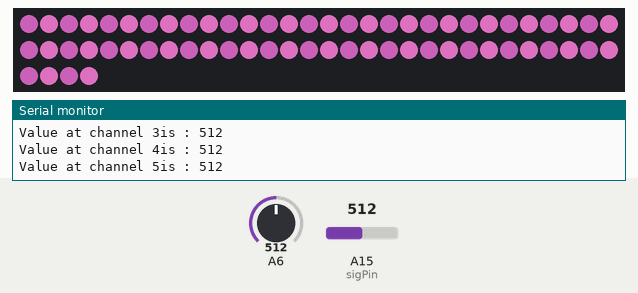
This sketch was run on a simulated Arduino Mega 2560, built with avr-gcc and run on an emulated ATmega2560. On the bench: 64 RGB LEDs in strip order, left to right, continuing on the next row, the last lines printed to the serial monitor. The inputs (shaded band) are chosen by the test bench; at power-on: A15 (sigPin) = 512, A6 = 512. Dim RGB values are drawn brighter than linear.

Above: at 3.9 s.
4.0 s: A15 (sigPin) set to 408
7.0 s: A15 (sigPin) set to 383
At 11.2 s:
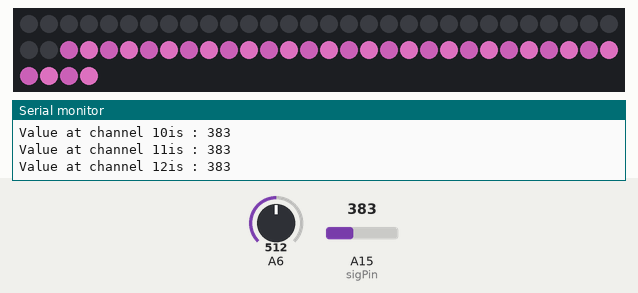
Timing chart, 0 to 12.7 s (numbered marks = the images above; inputs shaded):
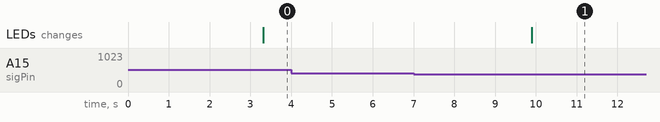

The sketch:

FibreTable.ino
```cpp
// (licence header left out)
//Fibre Optics Table

/*
 * Wiring:
 * SIG to analog pin (edit pinnr in code)
 * s0-s4 digital pins (edit pinnr's in code)
 */


#include <Adafruit_NeoPixel.h>
#define neoPin 6
#define NumPixels 64
Adafruit_NeoPixel pixels(NumPixels, neoPin, NEO_GRB + NEO_KHZ800);

// thresholdvalue for ir analogReadings
const int thresholdIR = 400;

//control pins mux1
int s0 = 14;
int s1 = 13;
int s2 = 12;
int s3 = 2;

//mux2
int ss0 = 18; // set pins(not yet figured out)
int ss1 = 19;
int ss2 = 20;
int ss3 = 21;

//analog pin
int sigPin = 15; // mux1
int sigPin2 = 22; // mux2 (pin not figured out)


void setup(){
  pinMode(s0, OUTPUT);
  pinMode(s1, OUTPUT);
  pinMode(s2, OUTPUT);
  pinMode(s3, OUTPUT);

  pinMode(ss0, OUTPUT);
  pinMode(ss1, OUTPUT);
  pinMode(ss2, OUTPUT);
  pinMode(ss3, OUTPUT);

  digitalWrite(s0, LOW);
  digitalWrite(s1, LOW);
  digitalWrite(s2, LOW);
  digitalWrite(s3, LOW);

  digitalWrite(ss0, LOW);
  digitalWrite(ss1, LOW);
  digitalWrite(ss2, LOW);
  digitalWrite(ss3, LOW);

  Serial.begin(115200);

  pixels.begin();
}

void loop(){

  //Loop through and read all 16 values
  for(int i = 0; i < 16; i ++){
    Serial.print("Value at channel ");
    Serial.print(i);
    Serial.print("is : ");
    Serial.println(readMux(i));
    delay(100);
  }

  for(int j = 0; j < 16; j ++){
    Serial.print("Value at channel ");
    Serial.print(j);
    Serial.print("is : ");
    Serial.println(readMux(j));
    delay(100);
  }

  ledSwitching();
}


int readMux(int channel){
  int controlPin[] = {s0, s1, s2, s3};

  int muxChannel[16][4]={
    {0,0,0,0}, //channel 0
    {1,0,0,0}, //channel 1
    {0,1,0,0}, //channel 2
    {1,1,0,0}, //channel 3
    {0,0,1,0}, //channel 4
    {1,0,1,0}, //channel 5
    {0,1,1,0}, //channel 6
    {1,1,1,0}, //channel 7
    {0,0,0,1}, //channel 8
    {1,0,0,1}, //channel 9
    {0,1,0,1}, //channel 10
    {1,1,0,1}, //channel 11
    {0,0,1,1}, //channel 12
    {1,0,1,1}, //channel 13
    {0,1,1,1}, //channel 14
    {1,1,1,1}  //channel 15
  };

  //loop through the 4 sig
  for(int i = 0; i < 4; i ++){
    digitalWrite(controlPin[i], muxChannel[channel][i]);
  }

  //read the value at the SIG pin
  int val = analogRead(sigPin);

  //return the value
  return val;
}

int readMux2(int channel){
  int controlPin2[] = {ss0, ss1, ss2, ss3};

  int muxChannel2[16][4]={
    {0,0,0,0}, //channel 0
    {1,0,0,0}, //channel 1
    {0,1,0,0}, //channel 2
    {1,1,0,0}, //channel 3
    {0,0,1,0}, //channel 4
    {1,0,1,0}, //channel 5
    {0,1,1,0}, //channel 6
    {1,1,1,0}, //channel 7
    {0,0,0,1}, //channel 8
    {1,0,0,1}, //channel 9
    {0,1,0,1}, //channel 10
    {1,1,0,1}, //channel 11
    {0,0,1,1}, //channel 12
    {1,0,1,1}, //channel 13
    {0,1,1,1}, //channel 14
    {1,1,1,1}  //channel 15
  };

  //loop through the 4 sig
  for(int i = 0; i < 4; i ++){
    digitalWrite(controlPin2[i], muxChannel2[channel][i]);
  }

  //read the value at the SIG pin
  int val2 = analogRead(sigPin2);

  //return the value
  return val2;
}

void ledSwitching(){

 int val00 = readMux(0);
  if (val00 > thresholdIR){
    pixels.setPixelColor((0),(105), (50), (95));
    pixels.setPixelColor((1), (150), (76), (130));
    pixels.show();
}
  else{
    pixels.setPixelColor((0),(0), (0), (0));
    pixels.setPixelColor((1), (0), (0), (0));
    pixels.show();
  }
 int val01 = readMux(1);
  if (val01 > thresholdIR){
    pixels.setPixelColor((2),(105), (50), (95));
    pixels.setPixelColor((3), (150), (76), (130));
    pixels.show();
}
  else{
    pixels.setPixelColor((2),(0), (0), (0));
    pixels.setPixelColor((3), (0), (0), (0));
    pixels.show();
  }
 int val02 = readMux(2);
  if (val02 > thresholdIR){
    pixels.setPixelColor((4),(105), (50), (95));
    pixels.setPixelColor((5), (150), (76), (130));
    pixels.show();
}
  else{
    pixels.setPixelColor((4),(0), (0), (0));
    pixels.setPixelColor((5), (0), (0), (0));
    pixels.show();
  }
 int val03 = readMux(3);
  if (val03 > thresholdIR){
    pixels.setPixelColor((6),(105), (50), (95));
    pixels.setPixelColor((7), (150), (76), (130));
    pixels.show();
}
  else{
    pixels.setPixelColor((6),(0), (0), (0));
    pixels.setPixelColor((7), (0), (0), (0));
    pixels.show();
  }
 int val04 = readMux(4);
  if (val04 > thresholdIR){
    pixels.setPixelColor((8),(105), (50), (95));
    pixels.setPixelColor((9), (150), (76), (130));
    pixels.show();
}
  else{
    pixels.setPixelColor((8),(0), (0), (0));
    pixels.setPixelColor((9), (0), (0), (0));
    pixels.show();
  }
 int val05 = readMux(5);
  if (val05 > thresholdIR){
    pixels.setPixelColor((10),(105), (50), (95));
    pixels.setPixelColor((11), (150), (76), (130));
    pixels.show();
}
  else{
    pixels.setPixelColor((10),(0), (0), (0));
    pixels.setPixelColor((11), (0), (0), (0));
    pixels.show();
  }
 int val06 = readMux(6);
  if (val06 > thresholdIR){
    pixels.setPixelColor((12),(105), (50), (95));
    pixels.setPixelColor((13), (150), (76), (130));
    pixels.show();
}
  else{
    pixels.setPixelColor((12),(0), (0), (0));
    pixels.setPixelColor((13), (0), (0), (0));
    pixels.show();
  }
 int val07 = readMux(7);
  if (val07 > thresholdIR){
    pixels.setPixelColor((14),(105), (50), (95));
    pixels.setPixelColor((15), (150), (76), (130));
    pixels.show();
}
  else{
    pixels.setPixelColor((14),(0), (0), (0));
    pixels.setPixelColor((15), (0), (0), (0));
    pixels.show();
  }
 int val08 = readMux(8);
  if (val08 > thresholdIR){
    pixels.setPixelColor((16),(105), (50), (95));
    pixels.setPixelColor((17), (150), (76), (130));
    pixels.show();
}
  else{
    pixels.setPixelColor((16),(0), (0), (0));
    pixels.setPixelColor((17), (0), (0), (0));
    pixels.show();
  }
 int val09 = readMux(9);
  if (val09 > thresholdIR){
    pixels.setPixelColor((18),(105), (50), (95));
    pixels.setPixelColor((19), (150), (76), (130));
    pixels.show();
}
  else{
    pixels.setPixelColor((18),(0), (0), (0));
    pixels.setPixelColor((19), (0), (0), (0));
    pixels.show();
  }
 int val10 = readMux(10);
  if (val10 > thresholdIR){
    pixels.setPixelColor((20),(105), (50), (95));
    pixels.setPixelColor((21), (150), (76), (130));
    pixels.show();
}
  else{
    pixels.setPixelColor((20),(0), (0), (0));
    pixels.setPixelColor((21), (0), (0), (0));
    pixels.show();
  }
 int val11 = readMux(11);
  if (val11 > thresholdIR){
    pixels.setPixelColor((22),(105), (50), (95));
    pixels.setPixelColor((23), (150), (76), (130));
    pixels.show();
}
  else{
    pixels.setPixelColor((22),(0), (0), (0));
    pixels.setPixelColor((23), (0), (0), (0));
    pixels.show();
  }
 int val12 = readMux(12);
  if (val12 > thresholdIR){
    pixels.setPixelColor((24),(105), (50), (95));
    pixels.setPixelColor((25), (150), (76), (130));
    pixels.show();
}
  else{
    pixels.setPixelColor((24),(0), (0), (0));
    pixels.setPixelColor((25), (0), (0), (0));
    pixels.show();
  }
 int val13 = readMux(13);
  if (val13 > thresholdIR){
    pixels.setPixelColor((26),(105), (50), (95));
    pixels.setPixelColor((27), (150), (76), (130));
    pixels.show();
}
  else{
    pixels.setPixelColor((26),(0), (0), (0));
    pixels.setPixelColor((27), (0), (0), (0));
    pixels.show();
  }
 int val14 = readMux(14);
  if (val14 > thresholdIR){
    pixels.setPixelColor((28),(105), (50), (95));
    pixels.setPixelColor((29), (150), (76), (130));
    pixels.show();
}
  else{
    pixels.setPixelColor((28),(0), (0), (0));
    pixels.setPixelColor((29), (0), (0), (0));
    pixels.show();
  }
  int val15 = readMux(15);
  if (val15 > thresholdIR){
    pixels.setPixelColor((30),(105), (50), (95));
    pixels.setPixelColor((31), (150), (76), (130));
    pixels.show();
}
  else{
    pixels.setPixelColor((30),(0), (0), (0));
    pixels.setPixelColor((31), (0), (0), (0));
    pixels.show();
  }

 // mux2 led's 32-63
  int val16 = readMux2(0);
  if (val16 > thresholdIR){
    pixels.setPixelColor((32),(105), (50), (95));
    pixels.setPixelColor((33), (150), (76), (130));
    pixels.show();
}
  else{
    pixels.setPixelColor((32),(0), (0), (0));
    pixels.setPixelColor((33), (0), (0), (0));
    pixels.show();
  }
 int val17 = readMux2(1);
  if (val17 > thresholdIR){
    pixels.setPixelColor((34),(105), (50), (95));
    pixels.setPixelColor((35), (150), (76), (130));
    pixels.show();
}
  else{
    pixels.setPixelColor((34),(0), (0), (0));
    pixels.setPixelColor((35), (0), (0), (0));
    pixels.show();
  }
 int val18 = readMux2(2);
  if (val18 > thresholdIR){
    pixels.setPixelColor((36),(105), (50), (95));
    pixels.setPixelColor((37), (150), (76), (130));
    pixels.show();
}
  else{
    pixels.setPixelColor((36),(0), (0), (0));
    pixels.setPixelColor((37), (0), (0), (0));
    pixels.show();
  }
 int val19 = readMux2(3);
  if (val19 > thresholdIR){
    pixels.setPixelColor((38),(105), (50), (95));
    pixels.setPixelColor((39), (150), (76), (130));
    pixels.show();
}
  else{
    pixels.setPixelColor((38),(0), (0), (0));
    pixels.setPixelColor((39), (0), (0), (0));
    pixels.show();
  }
 int val20 = readMux2(4);
  if (val20 > thresholdIR){
    pixels.setPixelColor((40),(105), (50), (95));
    pixels.setPixelColor((41), (150), (76), (130));
    pixels.show();
}
  else{
    pixels.setPixelColor((40),(0), (0), (0));
    pixels.setPixelColor((41), (0), (0), (0));
    pixels.show();
  }
 int val21 = readMux2(5);
  if (val21 > thresholdIR){
    pixels.setPixelColor((42),(105), (50), (95));
    pixels.setPixelColor((43), (150), (76), (130));
    pixels.show();
}
  else{
    pixels.setPixelColor((42),(0), (0), (0));
    pixels.setPixelColor((43), (0), (0), (0));
    pixels.show();
  }
 int val22 = readMux2(6);
  if (val22 > thresholdIR){
    pixels.setPixelColor((44),(105), (50), (95));
    pixels.setPixelColor((45), (150), (76), (130));
    pixels.show();
}
  else{
    pixels.setPixelColor((44),(0), (0), (0));
    pixels.setPixelColor((45), (0), (0), (0));
    pixels.show();
  }
 int val23 = readMux2(7);
  if (val23 > thresholdIR){
    pixels.setPixelColor((46),(105), (50), (95));
    pixels.setPixelColor((47), (150), (76), (130));
    pixels.show();
}
  else{
    pixels.setPixelColor((46),(0), (0), (0));
    pixels.setPixelColor((47), (0), (0), (0));
    pixels.show();
  }
 int val24 = readMux2(8);
  if (val24 > thresholdIR){
    pixels.setPixelColor((48),(105), (50), (95));
    pixels.setPixelColor((49), (150), (76), (130));
    pixels.show();
}
  else{
    pixels.setPixelColor((48),(0), (0), (0));
    pixels.setPixelColor((49), (0), (0), (0));
    pixels.show();
  }
 int val25 = readMux2(9);
  if (val25 > thresholdIR){
    pixels.setPixelColor((50),(105), (50), (95));
    pixels.setPixelColor((51), (150), (76), (130));
    pixels.show();
}
  else{
    pixels.setPixelColor((50),(0), (0), (0));
    pixels.setPixelColor((51), (0), (0), (0));
    pixels.show();
  }
 int val26 = readMux2(10);
  if (val26 > thresholdIR){
    pixels.setPixelColor((52),(105), (50), (95));
    pixels.setPixelColor((53), (150), (76), (130));
    pixels.show();
}
  else{
    pixels.setPixelColor((52),(0), (0), (0));
    pixels.setPixelColor((53), (0), (0), (0));
    pixels.show();
  }
 int val27 = readMux2(11);
  if (val27 > thresholdIR){
    pixels.setPixelColor((54),(105), (50), (95));
    pixels.setPixelColor((55), (150), (76), (130));
    pixels.show();
}
  else{
    pixels.setPixelColor((54),(0), (0), (0));
    pixels.setPixelColor((55), (0), (0), (0));
    pixels.show();
  }
 int val28 = readMux2(12);
  if (val28 > thresholdIR){
    pixels.setPixelColor((56),(105), (50), (95));
    pixels.setPixelColor((57), (150), (76), (130));
    pixels.show();
}
  else{
    pixels.setPixelColor((56),(0), (0), (0));
    pixels.setPixelColor((57), (0), (0), (0));
    pixels.show();
  }
 int val29 = readMux2(13);
  if (val29 > thresholdIR){
    pixels.setPixelColor((58),(105), (50), (95));
    pixels.setPixelColor((59), (150), (76), (130));
    pixels.show();
}
  else{
    pixels.setPixelColor((58),(0), (0), (0));
    pixels.setPixelColor((59), (0), (0), (0));
    pixels.show();
  }
 int val30 = readMux2(14);
  if (val30 > thresholdIR){
    pixels.setPixelColor((60),(105), (50), (95));
    pixels.setPixelColor((61), (150), (76), (130));
    pixels.show();
}
  else{
    pixels.setPixelColor((60),(0), (0), (0));
    pixels.setPixelColor((61), (0), (0), (0));
    pixels.show();
  }
  int val31 = readMux2(15);
  if (val31 > thresholdIR){
    pixels.setPixelColor((62),(105), (50), (95));
    pixels.setPixelColor((63), (150), (76), (130));
    pixels.show();
}
  else{
    pixels.setPixelColor((62),(0), (0), (0));
    pixels.setPixelColor((63), (0), (0), (0));
    pixels.show();
  }

}
```

Measured:
- the behaviour switches between 401 and 400 on A15 (sigPin) (found by bisection; images 0 and 1)
- after the input at 7.0 s, the LEDs: change after 2.9 s (image 1)
